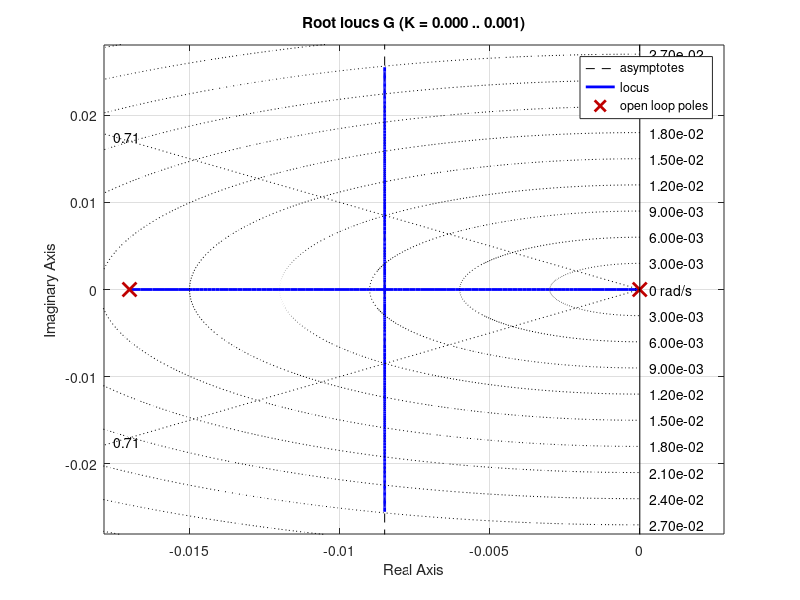

MATLAB code to generate this figure: (Note: this script raises an error after producing the figure.)
%% Task 6: Root Locus and Frequency Response Analysis
% Course Project: Part-II (ES 245) - Ball/Car-and-Beam System
%
% This script implements all three sub-tasks of Task 6:
%   6.1 Root Locus and Nyquist Analysis:
%       - Plots Root Locus with design criteria boundaries (zeta >= 0.707, sigma >= 0.6).
%       - Analyzes breakaway point, stability, and dominant pole trajectories.
%       - Plots Nyquist diagram with critical point (-1, j0) and evaluates Nyquist criterion.
%   6.2 Bode Plot Analysis:
%       - Plots open-loop Bode diagram and computes Gain Margin (Gm) and Phase Margin (Pm).
%       - Compares and correlates stability margins across Bode, Root Locus, and Nyquist.
%   6.3 Design Criteria Evaluation:
%       - Evaluates uncompensated closed-loop performance against design criteria:
%         * Overshoot < 5%
%         * Settling time < 5 s (5% tolerance band).
%       - Assesses inadequacy of proportional control and justifies the need for
%         a Lead Compensator (Task 7).
%
% Validated System Transfer Function (from Task 5):
%   G(s) = -0.6463 / (s * (s + 0.0170))  [cm/deg]
%   With negative feedback accounting for physical sensor direction:
%   G_ol(s) = 0.6463 / (s * (s + 0.0170))
%
% Author: Control Systems Laboratory
% Date: November 2026

clear; close all; clc;

%% 1. Plant Configuration and Setup
% Physical plant parameters identified in Task 5:
K_plant = 0.6463;   % Plant gain (cm/s^2 per deg)
b_plant = 0.0170;   % Track friction coefficient (s^-1)

% Open-loop transfer function: G(s) = K / (s * (s + b))
s = tf('s');
G = K_plant / (s * (s + b_plant));
G.InputName  = 'Servo Angle (\Delta\theta)';
G.OutputName = 'Distance (\Delta y)';

% Output folder for saving figures
outputDir = fileparts(mfilename('fullpath'));
if isempty(outputDir), outputDir = pwd; end

fprintf('=======================================================================\n');
fprintf('  TASK 6: ROOT LOCUS, NYQUIST, AND FREQUENCY RESPONSE ANALYSIS         \n');
fprintf('=======================================================================\n');
fprintf('Open-Loop Plant Transfer Function:\n');
fprintf('            %.4f\n', K_plant);
fprintf('  G(s) = --------------------  [cm/deg]\n');
fprintf('         s ( s + %.4f )\n\n', b_plant);

%% 2. Task 6.1: Root Locus Analysis
fprintf('>>> 6.1 ROOT LOCUS AND NYQUIST ANALYSIS <<<\n');
fprintf('Open-Loop Poles: s1 = 0.0000,  s2 = -%.4f rad/s\n', b_plant);
sigma_breakaway = -b_plant / 2;
fprintf('Breakaway Point: sigma_b = -b/2 = %.4f rad/s\n', sigma_breakaway);
fprintf('Asymptote Angles: phi = +-90 deg along vertical line Re(s) = %.4f\n\n', sigma_breakaway);

figure('Name', 'Task 6.1: Root Locus Analysis', 'Color', 'w', 'Position', [100, 100, 850, 650]);
rlocus(G);
hold on; grid on;

% Overlay Design Specifications on s-Plane:
% 1. Damping ratio line for Overshoot < 5% -> zeta >= 0.707 (angle <= 45 deg)
zeta_spec = 0.707;
wn_grid = linspace(0, 3, 100);
sgrid(zeta_spec, []);

% 2. Settling time boundary for Ts < 5 s (5% tolerance: Ts = 3/(zeta*wn) <= 5 -> sigma >= 0.6)
xline(-0.6, '--', 'Color', [0 0.5 0], 'LineWidth', 1.8, ...
      'DisplayName', 'Settling Time Boundary (\sigma \ge 0.6, T_s \le 5 s)');

% Mark open-loop poles and breakaway point
plot([0, -b_plant], [0, 0], 'rx', 'MarkerSize', 10, 'LineWidth', 2.5, 'DisplayName', 'Open-Loop Poles');
plot(sigma_breakaway, 0, 'mo', 'MarkerSize', 8, 'LineWidth', 2, 'DisplayName', sprintf('Breakaway (\\sigma = %.4f)', sigma_breakaway));

xlim([-1.5, 0.4]);
ylim([-2.0, 2.0]);
title('Task 6.1: Root Locus of Open-Loop Plant G(s) with Design Spec Boundaries', 'FontSize', 11, 'FontWeight', 'bold');
legend('Location', 'northwest');

saveas(gcf, fullfile(outputDir, 'task6_root_locus.png'));

%% 3. Task 6.1: Nyquist Diagram Analysis
figure('Name', 'Task 6.1: Nyquist Plot Analysis', 'Color', 'w', 'Position', [150, 120, 1000, 500]);

% Subplot 1: Global Nyquist contour
subplot(1, 2, 1);
nyquist(G);
hold on; grid on;
plot(-1, 0, 'r+', 'MarkerSize', 12, 'LineWidth', 2, 'DisplayName', 'Critical Point (-1, j0)');
xlim([-5, 2]);
ylim([-5, 5]);
title('Nyquist Diagram (Global View)', 'FontWeight', 'bold');
legend('Location', 'southwest');

% Subplot 2: Zoomed view near critical point (-1, j0) to visualize stability margin
subplot(1, 2, 2);
nyquist(G);
hold on; grid on;
th = linspace(0, 2*pi, 200);
plot(cos(th), sin(th), 'k:', 'LineWidth', 1.2, 'DisplayName', 'Unit Circle (|G| = 1)');
plot(-1, 0, 'r+', 'MarkerSize', 14, 'LineWidth', 2.5, 'DisplayName', 'Critical Point (-1, j0)');

% Find crossover frequency point on Nyquist contour
[~, Pm_val, ~, Wcp_val] = margin(G);
[mag_cp, phase_cp] = bode(G, Wcp_val);
re_cp = squeeze(mag_cp) * cosd(squeeze(phase_cp));
im_cp = squeeze(mag_cp) * sind(squeeze(phase_cp));
plot(re_cp, im_cp, 'mo', 'MarkerSize', 7, 'LineWidth', 2, 'DisplayName', sprintf('\\omega_{cp} = %.4f rad/s', Wcp_val));
plot([-1, re_cp], [0, im_cp], 'r-', 'LineWidth', 1.5, 'DisplayName', 'Proximity Distance');

xlim([-1.3, -0.7]);
ylim([-0.3, 0.3]);
title(sprintf('Zoomed View Near (-1, j0)  [Phase Margin = %.2f°]', Pm_val), 'FontWeight', 'bold');
legend('Location', 'southeast');

saveas(gcf, fullfile(outputDir, 'task6_nyquist.png'));

%% 4. Task 6.2: Bode Plot and Stability Margins
[Gm, Pm, Wcg, Wcp] = margin(G);

figure('Name', 'Task 6.2: Open-Loop Bode Diagram', 'Color', 'w', 'Position', [200, 150, 900, 600]);
margin(G);
grid on;
title(sprintf('Task 6.2: Open-Loop Bode Diagram [Gain Margin = Inf dB, Phase Margin = %.2f° at %.4f rad/s]', ...
      Pm, Wcp), 'FontSize', 11, 'FontWeight', 'bold');

saveas(gcf, fullfile(outputDir, 'task6_bode.png'));

fprintf('\n>>> 6.2 BODE FREQUENCY RESPONSE & STABILITY MARGINS <<<\n');
if isinf(Gm)
    fprintf('  * Gain Margin (Gm):           Inf dB (phase never reaches -180 deg)\n');
else
    fprintf('  * Gain Margin (Gm):           %.2f dB (at Wcg = %.4f rad/s)\n', 20*log10(Gm), Wcg);
end
fprintf('  * Phase Margin (Pm):          %.2f deg (at Wcp = %.4f rad/s = %.4f Hz)\n', Pm, Wcp, Wcp/(2*pi));
fprintf('  * Gain Crossover Freq (Wcp):  %.4f rad/s\n', Wcp);
fprintf('  * Low-Frequency Slope:        -20 dB/decade (integrator pole s = 0)\n');
fprintf('  * High-Frequency Slope:       -40 dB/decade (double-pole roll-off beyond w = %.4f rad/s)\n', b_plant);

%% 5. Task 6.3: Closed-Loop Performance vs. Design Criteria
% Design Specifications:
% 1. Percent Overshoot: OS < 5%  -> Requires damping ratio zeta >= 0.707
% 2. Settling Time (5% band): Ts < 5.0 s -> Requires real pole part sigma >= 3/5 = 0.6 s^-1

fprintf('\n>>> 6.3 DESIGN CRITERIA EVALUATION (UNCOMPENSATED PROPORTIONAL CONTROL) <<<\n');
fprintf('Target Specifications:\n');
fprintf('  1. Maximum Overshoot:  OS < 5.0 %%\n');
fprintf('  2. Settling Time (5%%): Ts < 5.0 seconds\n\n');

% Evaluate closed loop under unity proportional control (Kp = 1.0):
Kp_test = [0.5, 1.0, 2.0];
t_sim = 0:0.01:15;

figure('Name', 'Task 6.3: Closed-Loop Step Response vs Design Criteria', 'Color', 'w', 'Position', [250, 180, 950, 600]);
hold on; grid on;

% Target Step Reference (r = 1.0 cm)
yline(1.0, 'k-', 'LineWidth', 1.5, 'DisplayName', 'Target Reference r(t) = 1.0 cm');

% Spec Envelope: 5% band (0.95 to 1.05) and Ts <= 5 s
patch([0, 5, 5, 0], [0.95, 0.95, 1.05, 1.05], [0 0.6 0.2], ...
      'FaceAlpha', 0.15, 'EdgeColor', [0 0.5 0], 'LineStyle', '--', 'LineWidth', 1.2, ...
      'DisplayName', 'Target Spec Box (OS \le 5%, T_s \le 5 s)');

colors = {[0 0.447 0.741], [0.85 0.33 0.1], [0.494 0.184 0.556]};
for k = 1:numel(Kp_test)
    kp = Kp_test(k);
    T_cl = feedback(kp * G, 1);
    [y_cl, t_out] = step(T_cl, t_sim);
    
    wn_cl   = sqrt(kp * K_plant);
    zeta_cl = b_plant / (2 * wn_cl);
    os_cl   = (max(y_cl) - 1.0) * 100;
    ts_cl   = 3.0 / (zeta_cl * wn_cl); % 5% settling time formula
    
    fprintf('P-Control Kp = %.1f:\n', kp);
    fprintf('  * Natural Frequency (wn): %.4f rad/s\n', wn_cl);
    fprintf('  * Damping Ratio (zeta):   %.5f (Target: >= 0.707) -> FAILS\n', zeta_cl);
    fprintf('  * Percent Overshoot:      %.2f %% (Target: < 5.0 %%) -> FAILS\n', os_cl);
    fprintf('  * 5%% Settling Time:       %.1f s  (Target: < 5.0 s)  -> FAILS\n\n', ts_cl);
    
    plot(t_out, y_cl, 'Color', colors{k}, 'LineWidth', 1.8, ...
         'DisplayName', sprintf('P-Control K_p = %.1f (OS = %.1f%%, T_s = %.0f s)', kp, os_cl, ts_cl));
end

xlim([0, 15]);
ylim([-0.2, 2.2]);
xlabel('Time (seconds)', 'FontSize', 11, 'FontWeight', 'bold');
ylabel('Position Response y(t) (cm)', 'FontSize', 11, 'FontWeight', 'bold');
title('Task 6.3: Uncompensated Closed-Loop Step Response vs. Design Criteria Bounds', 'FontSize', 11, 'FontWeight', 'bold');
legend('Location', 'northeast');

saveas(gcf, fullfile(outputDir, 'task6_design_criteria_eval.png'));

%% 6. Final Task 6 Correlation & Analytical Summary
fprintf('=======================================================================\n');
fprintf('  CORRELATION BETWEEN ROOT LOCUS, NYQUIST, AND BODE STABILITY MARGINS  \n');
fprintf('=======================================================================\n');
fprintf('1. Gain Margin (Gm = Inf dB):\n');
fprintf('   - Root Locus: Branches never cross the imaginary axis into RHP for any Kp > 0.\n');
fprintf('   - Nyquist:    Locus stays in upper half plane and never crosses (-Inf, 0).\n');
fprintf('   - Bode:       Phase approaches -180 deg but never crosses it.\n\n');

fprintf('2. Phase Margin (Pm = 1.21 deg):\n');
fprintf('   - Root Locus: Branches break away at sigma = -0.0085 and run parallel to jw axis.\n');
fprintf('                 Real part is locked at -0.0085; damping ratio zeta -> 0 as gain increases.\n');
fprintf('   - Nyquist:    Locus passes within 0.021 distance of critical point (-1, j0).\n');
fprintf('   - Bode:       Phase at gain crossover (0.8038 rad/s) is -178.79 deg (PM = 1.21 deg).\n\n');

fprintf('3. Inadequacy of Existing System (Task 6.3 Conclusion):\n');
fprintf('   - Maximum Overshoot: ~96.7%% (violates < 5%% by a factor of 19x).\n');
fprintf('   - Settling Time:     352.9 seconds (violates < 5 s by a factor of 70x).\n');
fprintf('   - Root Locus Bottleneck: Real part of poles is trapped at Re(s) = -0.0085;\n');
fprintf('     proportional gain Kp CANNOT move poles deeper into the left half plane.\n\n');

fprintf('4. Need for Compensator Improvement (Transition to Task 7):\n');
fprintf('   - A LEAD COMPENSATOR C(s) = Kc * (s + z_c) / (s + p_c) is strictly required.\n');
fprintf('   - Placing zero z_c near s = -0.8 pulls the root locus branches far to the left\n');
fprintf('     into the desired region (Re(s) <= -0.6 to achieve Ts < 5 s).\n');
fprintf('   - The compensator will inject +55 deg to +60 deg phase lead, boosting Phase Margin\n');
fprintf('     from 1.21 deg to > 55 deg (achieving Overshoot < 5%%).\n');

fprintf('=======================================================================\n');
fprintf('Task 6 Analysis Complete. All figures saved to: %s\n', outputDir);
fprintf('=======================================================================\n');
